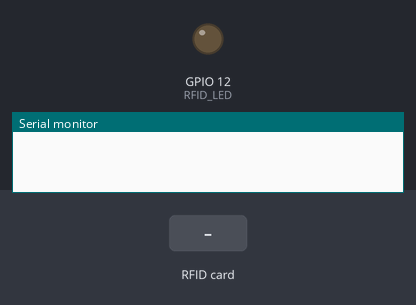
A sketch run on a simulated ESP32. Shown: output pins drawn as LEDs (lit = HIGH), the last lines printed to the serial monitor. The inputs (shaded band) are chosen by the test bench. WiFi joins after 1.5 s; servers stay silent unless stated.

Above: at 3.0 s.
3.1 s: RFID card 93 EA 90 28 held to the reader
At 4.1 s:
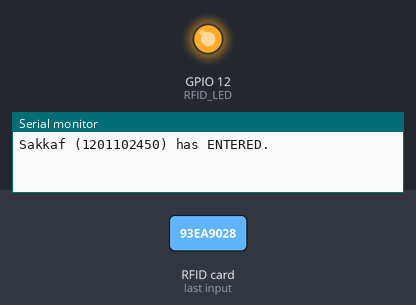
4.6 s: RFID card 12 01 10 24 50 held to the reader
Timing chart, 0 to 7.6 s (numbered marks = the images above; inputs shaded):
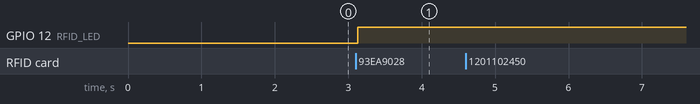

The sketch:

ESP32_RFID_LED_Blynk.ino
```cpp
/*********  Wi-Fi + Blynk credentials  *********/          // *** BLYNK ADD
#define BLYNK_TEMPLATE_ID ""
#define BLYNK_TEMPLATE_NAME ""
#define BLYNK_AUTH_TOKEN    ""                // *** BLYNK ADD

const char* ssid     = "";                     // *** BLYNK ADD
const char* password = "";                 // *** BLYNK ADD

/*********  Libraries  *********/
#include <WiFi.h>                                          // *** BLYNK ADD
#include <BlynkSimpleEsp32.h>                              // *** BLYNK ADD
#include <SPI.h>
#include <MFRC522.h>

/*********  Hardware pins  *********/
#define SS_PIN   21
#define RST_PIN  22
#define RFID_LED  12

#define Virt_RFID V0
#define Virt_Lights V1
#define Virt_NumPeople V2

MFRC522 rfid(SS_PIN, RST_PIN);

/*********  User database  *********/
struct User {
  byte uid[4];
  const char* name;
  const char* id;
  bool  isInside;
};

User users[] = {
  {{0x93, 0xEA, 0x90, 0x28}, "Sakkaf", "1201102450", false},
  {{0xC3, 0x0A, 0xD4, 0x2C}, "Ghaleb", "1201102570", false}
};
const int userCount = sizeof(users) / sizeof(users[0]);
int numPeople = 0;

void setup() {
  Serial.begin(9600);

  /**** Wi-Fi + Blynk ****/                                 // *** BLYNK ADD
  Blynk.begin(BLYNK_AUTH_TOKEN, ssid, password);           // *** BLYNK ADD

  /**** RFID ****/
  SPI.begin();
  rfid.PCD_Init();
  delay(4);
  rfid.PCD_SetAntennaGain(rfid.RxGain_max);

  pinMode(RFID_LED, OUTPUT);

}

void loop() {
  Blynk.run();                                             // *** BLYNK ADD

  if (!rfid.PICC_IsNewCardPresent() || !rfid.PICC_ReadCardSerial())
    return;

  char msg[64];                                            // *** BLYNK ADD
  bool found = false;

  for (int i = 0; i < userCount; i++) {
    if (memcmp(rfid.uid.uidByte, users[i].uid, 4) == 0) {

      if (!users[i].isInside) {
        snprintf(msg, sizeof(msg), "%s (%s) has ENTERED.", users[i].name, users[i].id);   // *** BLYNK ADD (msg)
        numPeople++;
        users[i].isInside = true;
      } else {
        snprintf(msg, sizeof(msg), "%s (%s) has LEFT.", users[i].name, users[i].id);      // *** BLYNK ADD (msg)
        numPeople--;
        users[i].isInside = false;
      }
      Serial.println(msg);
      Blynk.virtualWrite(Virt_RFID, msg);                        // *** BLYNK ADD
      found = true;
      break;
    }
  }

  if (!found) {
    strcpy(msg, "Unknown tag. Access denied.");            // *** BLYNK ADD
    Serial.println(msg);
    Blynk.virtualWrite(Virt_RFID, msg);                           // *** BLYNK ADD
  }

  // Check if anyone is inside and update LEDs (physical + app)
  bool anyoneInside = false;
  for (int i = 0; i < userCount; i++) {
    if (users[i].isInside) {
      anyoneInside = true;
      break;
    }
  }
  digitalWrite(RFID_LED, anyoneInside ? HIGH : LOW);
  Blynk.virtualWrite(Virt_Lights, anyoneInside ? 255 : 0);          // *** BLYNK ADD
  Blynk.virtualWrite(Virt_NumPeople, numPeople);

  rfid.PICC_HaltA();
  rfid.PCD_StopCrypto1();
}
```

Measured:
- after the input at 3.1 s, GPIO 12 (RFID_LED): LOW → HIGH at once
